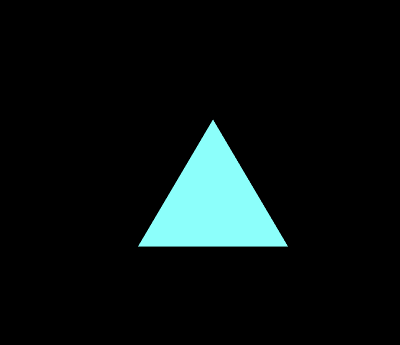
#> input picture hough/1triangulo.png, 400 x 345 px
$ python hough.py
#> lines starting #> are read from the running program, lines starting #| are printed output that depends on the picture; after the words box and inside, x2 and y2 are one past the last pixel; in counts of white or black regions, pixels touching at a corner belong together
# author : Sebastián Ochoa Osuna and Marcelo Alvarez
# reference:  https://towardsdatascience.com/lines-detection-with-hough-transform-84020b3b1549
import cv2
import numpy as np
from matplotlib import pyplot as plt
from numpy import pi, floor, cos, sin, sqrt, zeros, argmin


def hough(imagen, cat):
    border_imagen = cv2.Canny(imagen, 100, 200)
    plt.imshow(border_imagen, cmap="gray")
    plt.show()

    altura, anchura = border_imagen.shape
    diagonal = sqrt(altura ** 2 + anchura ** 2)
    votos = zeros((cat, cat), dtype=int)
    angulos = [x * pi / cat for x in range(cat)]
    rhos = [((x * 2 * diagonal) / cat) - diagonal for x in range(cat)]

    for y in range(altura):
        for x in range(anchura):
            if border_imagen[y, x]:
                punto = [y - (altura / 2), x - (anchura / 2)]
                for nangulo, angulo in enumerate(angulos):
                    rho = (punto[1] * cos(angulo)) + (punto[0] * sin(angulo))
                    n_rho = argmin(abs(rhos - rho))
                    votos[n_rho, nangulo] += 1
    return votos


def bordesHough(imagen, votos, cat, umbral, lineSize):
    altura, anchura = imagen.shape
    diagonal = sqrt(altura ** 2 + anchura ** 2)
    votos_temp = votos.copy()
    angulos = [x * pi / cat for x in range(cat)]
    rhos = [((x * 2 * diagonal) / cat) - diagonal for x in range(cat)]

    ## MÁXIMOS LOCALES DE LOS VECINOS
    maximos = np.zeros([anchura, altura], dtype=float)
    for i, element in enumerate(votos_temp):
        for j, element2 in enumerate(votos_temp[i]):
            try:
                if votos_temp[i][j] > votos_temp[i - 1][j + 1]:
                    maximos[i][j] = votos_temp[i][j]
            except:
                pass
            try:
                if votos_temp[i][j] > votos_temp[i][j + 1]:
                    maximos[i][j] = votos_temp[i][j]
            except:
                pass
            try:
                if votos_temp[i][j] > votos_temp[i + 1][j + 1]:
                    maximos[i][j] = votos_temp[i][j]
            except:
                pass

            try:
                if votos_temp[i][j] > votos_temp[i - 1][j]:
                    maximos[i][j] = votos_temp[i][j]
            except:
                pass
            try:
                if votos_temp[i][j] > votos_temp[i + 1][j]:
                    maximos[i][j] = votos_temp[i][j]
            except:
                pass

            try:
                if votos_temp[i][j] > votos_temp[i - 1][j - 1]:
                    maximos[i][j] = votos_temp[i][j]
            except:
                pass
            try:
                if votos_temp[i][j] > votos_temp[i][j - 1]:
                    maximos[i][j] = votos_temp[i][j]
            except:
                pass
            try:
                if votos_temp[i][j] > votos_temp[i + 1][j - 1]:
                    maximos[i][j] = votos_temp[i][j]
            except:
                pass

    # FILTRAR LOS MÁXIMOS CON UN UMBRAL
    for i, element in enumerate(maximos):
        for j, element in enumerate(maximos[i]):
            if maximos[i][j] < umbral:
                maximos[i][j] = 0

    # COORDENADAS A VALOR DE RHO Y DE THETA
    for i, element in enumerate(maximos):
        for j, element in enumerate(maximos[i]):
            if maximos[i][j] != 0:
                rho = rhos[i]
                theta = angulos[j]
                a = np.cos(theta)
                b = np.sin(theta)
                x0 = (a * rho) + (anchura / 2)
                y0 = (b * rho) + (altura / 2)
                x1 = int(x0 + lineSize * (-b))
                y1 = int(y0 + lineSize * (a))
                x2 = int(x0 - lineSize * (-b))
                y2 = int(y0 - lineSize * (a))
                plt.plot((x1, x2), (y1, y2), marker="x")
    plt.imshow(imagen)
    plt.show()


cat = 100
imagen1 = cv2.imread("1triangulo.png", 0)
#> imagen1: shape (345, 400); min 0, max 227, mean 15.7
imagen2 = cv2.imread("2lineas.png", 0)
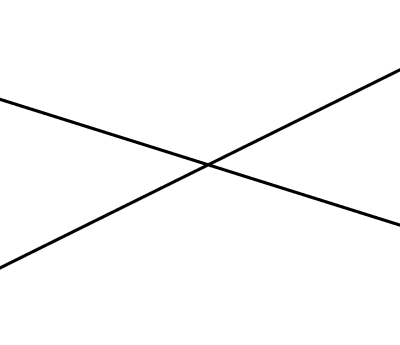
#> input picture hough/2lineas.png, 400 x 345 px
#> imagen2 is the input picture: shape (345, 400); min 0, max 255, mean 250
imagen3 = cv2.imread("entrada.jpeg", 0)
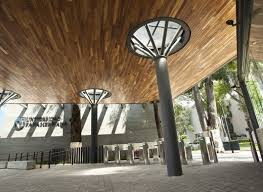
#> input picture hough/entrada.jpeg, 263 x 192 px
#> imagen3: shape (192, 263); min 0, max 255, mean 115.2

votos_triangulos = hough(imagen1, cat)
#> in hough, `border_imagen = cv2.Canny(imagen, 100, 200)`: border_imagen: shape (345, 400); 0.4% white in thin lines or dots, all inside (x1, y1, x2, y2) = (138, 120, 288, 247)
#> after the loop in hough, `for y in range(altura):`:
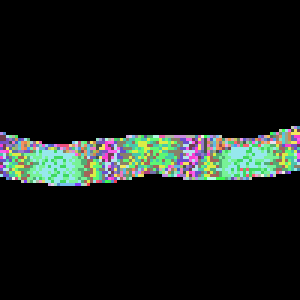
#> votos: shape (100, 100) int64 (shown 3 times larger); 115 distinct labels, from 0 to 202; one colour per label, 0 black
votos_lineas = hough(imagen2, cat)
#> in hough (call 2), `border_imagen = cv2.Canny(imagen, 100, 200)`: border_imagen: shape (345, 400); 1.4% white in thin lines or dots, all inside (x1, y1, x2, y2) = (0, 68, 400, 270)
votos_entradas = hough(imagen3, cat)
#> call 3 of hough, with cat = 100
#> in hough (call 3), `border_imagen = cv2.Canny(imagen, 100, 200)`:
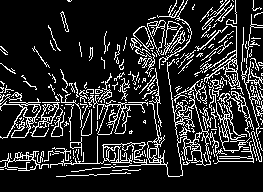
#> border_imagen: shape (192, 263); 16% white in thin lines or dots
#> after the loop in hough (call 3), `for y in range(altura):`:
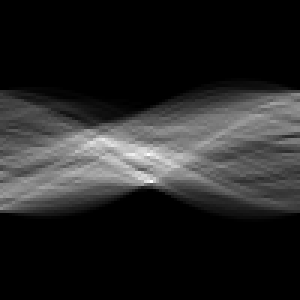
#> votos: shape (100, 100) int64 (shown 3 times larger); min 0, max 556, mean 81; drawn with min black and max white

bordesHough(imagen1, votos_triangulos, cat, 164, 100)
#> the loop in bordesHough, `for i, element in enumerate(votos_temp):` made 100 passes
#> after the loop in bordesHough, `for i, element in enumerate(maximos):`: maximos: shape (400, 345) float64; min 0, max 202, mean 0
bordesHough(imagen2, votos_lineas, cat, 700, 250)
#> the loop in bordesHough (call 2), `for i, element in enumerate(votos_temp):` made 100 passes
#> after the loop in bordesHough (call 2), `for i, element in enumerate(maximos):`: maximos: shape (400, 345) float64; min 0, max 858, mean 0
bordesHough(imagen3, votos_entradas, cat, 450, 100)
#> call 3 of bordesHough, with cat = 100, umbral = 450, lineSize = 100
#> the loop in bordesHough (call 3), `for i, element in enumerate(votos_temp):` made 100 passes
#> after the loop in bordesHough (call 3), `for i, element in enumerate(maximos):`:
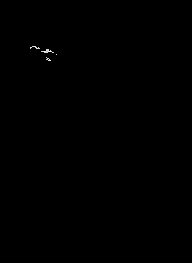
#> maximos: shape (263, 192) float64; min 0, max 556, mean 0.5; drawn with min black and max white
#> in bordesHough (call 3), `plt.show()`:
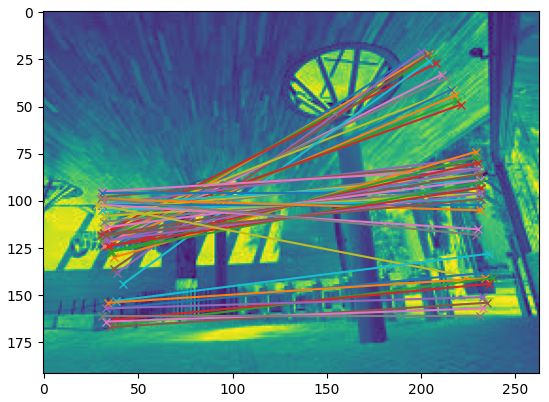
#> figure drawn by matplotlib, 1 panel
